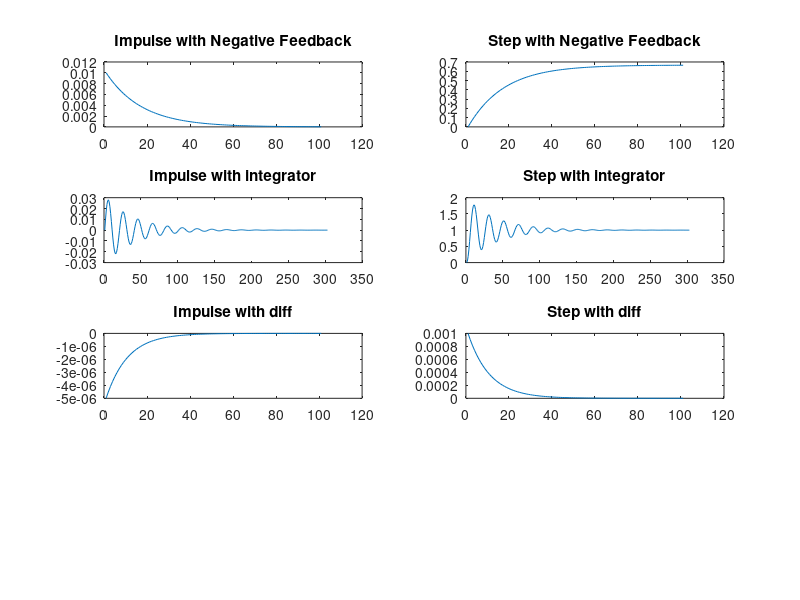
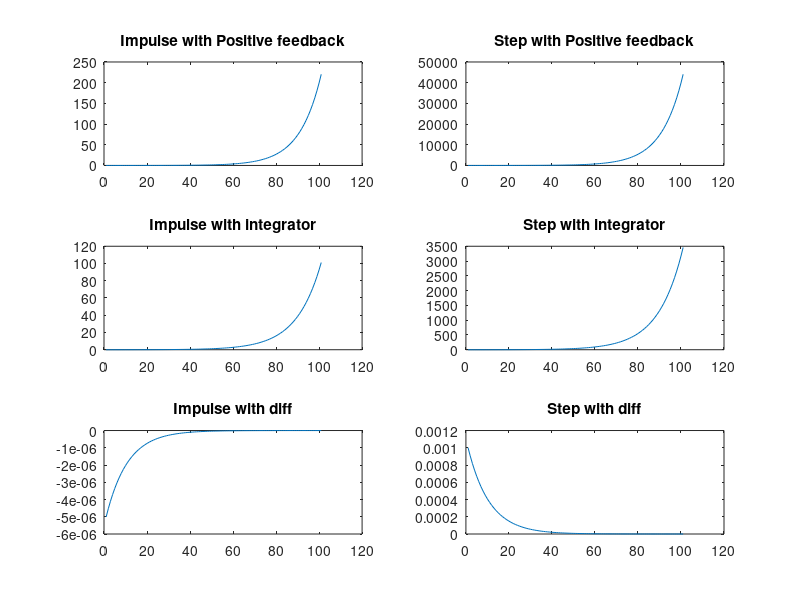

MATLAB code to generate these figures, in order:
%% Title:Control System-First Order System: System analysis by changing gain
%Author:Ravikumar M Pise
%PS No:99003747
%Date:07/04/2021
%Version:R2020b

 

%% This Document has equation for motion differential system
%Equation:mdv/dt+bv=u

 

%% Math analysis
%dependent variables:v
%independent variables:t,u
%constant:m,b
%Root:-b/m

 

%% Changing the gain
m1=1000;
b1=5;
Tau=m1/b1;
CF=10;
TF=CF*tf([0,1/b1],[Tau,1]);
%S = stepinfo(TF)
NCTF1=feedback(TF,1);
subplot(4,2,1),plot(impulse(NCTF1))
title("Impulse with Negative Feedback")
subplot(4,2,2),plot(step(NCTF1))
title("Step with Negative Feedback")
%S = stepinfo(TF)
p1=pole(NCTF1)

 

m1=1000;
b1=5;
Tau=m1/b1;
CF=tf([0,1],[1,0]);
TF=CF*tf([0,1/b1],[Tau,1]);
NCTF2=feedback(TF,1);
subplot(4,2,3),plot(impulse(NCTF2))
title("Impulse with integrator")
subplot(4,2,4),plot(step(NCTF2))
title("Step with integrator")
p2=pole(NCTF2)
z2=zero(NCTF2)

 

m1=1000;
b1=5;
Tau=m1/b1;
CF=tf([1,0],[1]);
TF=CF*tf([0,1/b1],[Tau,1]);
T_R=4*Tau;
NCTF3=feedback(TF,1);
T_R=4*Tau;
subplot(4,2,5),plot(impulse(NCTF3))
title("Impulse with diff")
subplot(4,2,6),plot(step(NCTF3))
title("Step with diff")
p3=pole(NCTF3)

 

 

%% Positive  feedback 
figure
m1=1000;
b1=5;
Tau=m1/b1;
CF=10;
TF=CF*tf([0,1/b1],[Tau,1]);
%S = stepinfo(TF)
PCTF1=feedback(TF,-1);
subplot(3,2,1),plot(impulse(PCTF1))
title("Impulse with Positive feedback")
subplot(3,2,2),plot(step(PCTF1))
title("Step with Positive feedback")
%S = stepinfo(TF)
p4=pole(PCTF1)

 

m1=1000;
b1=5;
Tau=m1/b1;
CF=tf([0,1],[1,0]);
TF=CF*tf([0,1/b1],[Tau,1]);
PCTF2=feedback(TF,-1);
subplot(3,2,3),plot(impulse(PCTF2))
title("Impulse with integrator")
subplot(3,2,4),plot(step(PCTF2))
title("Step with integrator")
p5=pole(PCTF2)

 


m1=1000;
b1=5;
Tau=m1/b1;
CF=tf([1,0],[1]);
TF=CF*tf([0,1/b1],[Tau,1]);
T_R=4*Tau;
PCTF3=feedback(TF,-1);
T_R=4*Tau;
subplot(3,2,5),plot(impulse(PCTF3))
title("Impulse with diff")
subplot(3,2,6),plot(step(PCTF3))
title("Step with diff")
p6=pole(PCTF3)
z2=zero(PCTF3)